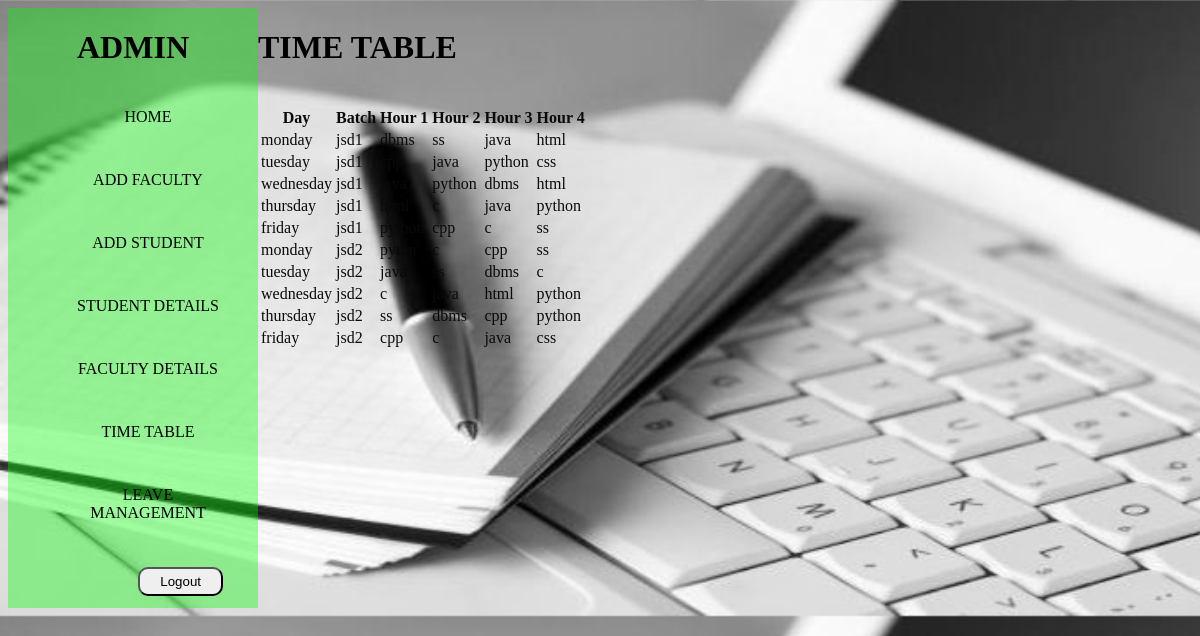
Page /timetable on the committed database.
### attapp/models.py (models this page shows)
class timetable(models.Model):
    day=models.CharField(max_length=10)
    batch=models.CharField(max_length=10)
    hour1=models.CharField(max_length=10)
    hour2=models.CharField(max_length=10)
    hour3=models.CharField(max_length=10)
    hour4=models.CharField(max_length=10)

### attapp/views.py (the view)
# urls.py: path('timetable',views.timeadmin,name='timetable'),
def timeadmin(request):
    qr=timetable.objects.all().filter()
    return render(request,'timetable.html',{'rs':qr})

### attapp/templates/timetable.html (shortened to what this page needs)
<!DOCTYPE html>
<html>
<head>
{% load static %}
<link rel="stylesheet"  href="{% static 'css/style.css'%}">
</head>
<body class="bd">
    <div style="display: inline-flex">
    <div class="b">
        <h1>ADMIN</h1>
        <ul>
            <li><a href="{% url 'adminhome' %}">HOME</a></li>
            <li><a href="{% url 'faculty_signup' %}">ADD FACULTY</a></li>
            <li><a href="{% url 'student_signup'%}">ADD STUDENT</a></li>
            <li><a href="#">STUDENT DETAILS</a>
            </li>
            <li><a href="#">FACULTY DETAILS</a>
            </li>
            <li><a href="{% url 'timetable' %}">TIME TABLE</a></li>
            <li><a href="#">LEAVE MANAGEMENT</a>
            </li>
            <li><form action="{% url 'logout' %}" method="post">
                     <input type="submit" value="Logout" name="logout" class="sbm" >
                </form>
            </li>
        </ul>
    </div>
    <div >
        <h1> TIME TABLE</h1><br>
        <table style="color:rgb(10, 10, 10)" >
            <thead>
                <tr>
                    <th>Day</th>
                    <th>Batch</th>
                    <th>Hour 1</th>
                    <th>Hour 2</th>
                    <th>Hour 3</th>
                    <th>Hour 4</th>
                </tr>
            </thead>
            <tbody>
                {% if rs %}
                {% for i in rs %}
                <tr>
                    <td> {{i.day}}</td>
                    <td>{{i.batch}}</td>
                    <td>{{i.hour1}}</td>
                    <td>{{i.hour2}}</td>
                    <td>{{i.hour3}}</td>
                    <td>{{i.hour4}}</td>
                </tr>
                {%endfor %}
                {%endif %}
            </tbody>
        </table>
    </div>
    </div>
</body>
</html>

### attapp/static/css/style.css (style rules this page uses)
.bd { background-image:url("../img/log2.jpeg"); background-size:cover; }
.b { width:250px; height:600px; background-color:rgba(0, 255, 0, 0.37); text-align:center; }
.b ul { display:block; list-style-type:none; }
.b ul li { width:150px; padding:20px; border-radius:20px; margin:5px; }
.b ul li a { text-decoration:none; color:black; }
.sbm { padding:5px 20px; float:right; border-radius:10px; }

### rows in the picture
timetable: day "monday", batch "jsd1", hour1 "dbms", hour2 "ss", hour3 "java", hour4 "html"
timetable: day "tuesday", batch "jsd1", hour2 "java", hour3 "python", hour4 "css"
timetable: day "wednesday", batch "jsd1", hour2 "python", hour3 "dbms", hour4 "html"
timetable: day "thursday", batch "jsd1", hour2 "c", hour3 "java", hour4 "python"
timetable: day "friday", batch "jsd1", hour1 "python", hour2 "cpp", hour3 "c", hour4 "ss"
timetable: day "monday", batch "jsd2", hour1 "pyton", hour2 "c", hour3 "cpp", hour4 "ss"
timetable: day "tuesday", batch "jsd2", hour1 "java", hour2 "ss", hour3 "dbms", hour4 "c"
timetable: day "wednesday", batch "jsd2", hour1 "c", hour2 "java", hour3 "html", hour4 "python"
timetable: day "thursday", batch "jsd2", hour1 "ss", hour2 "dbms", hour3 "cpp", hour4 "python"
timetable: day "friday", batch "jsd2", hour1 "cpp", hour2 "c", hour3 "java", hour4 "css"
